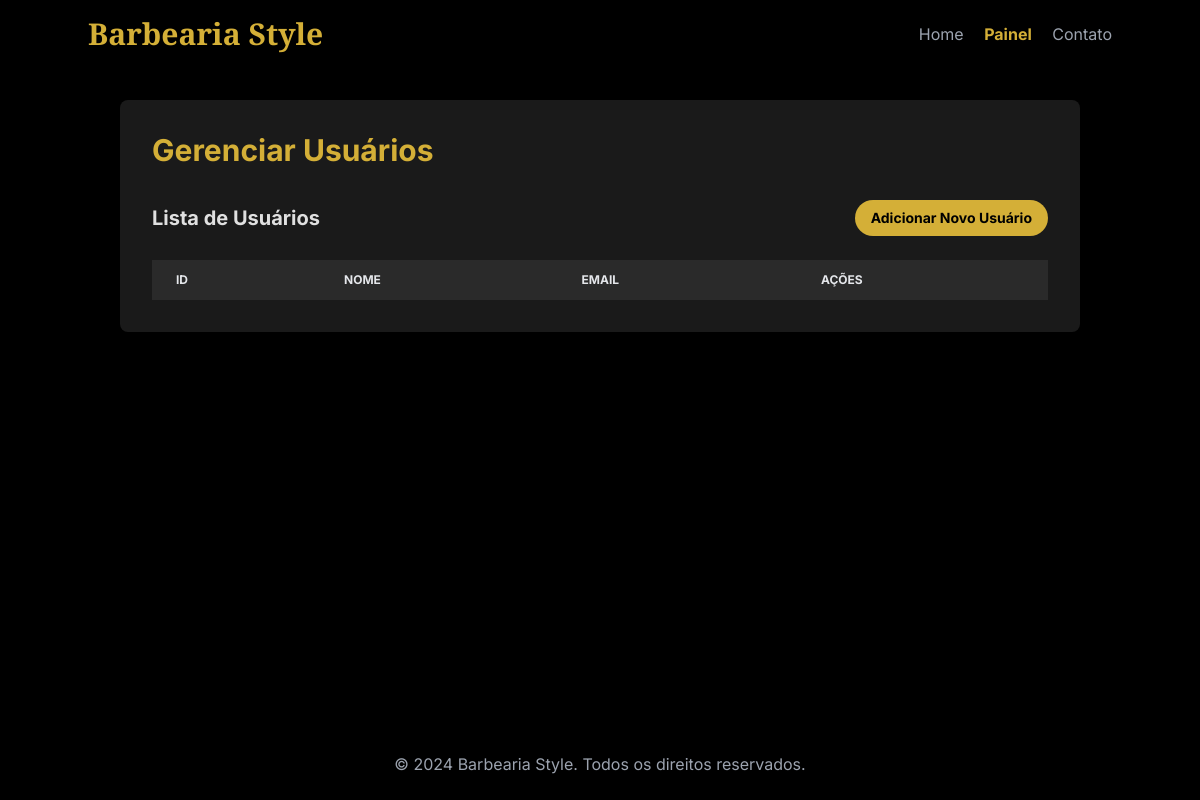
The page /usuarios on the database as committed earlier.
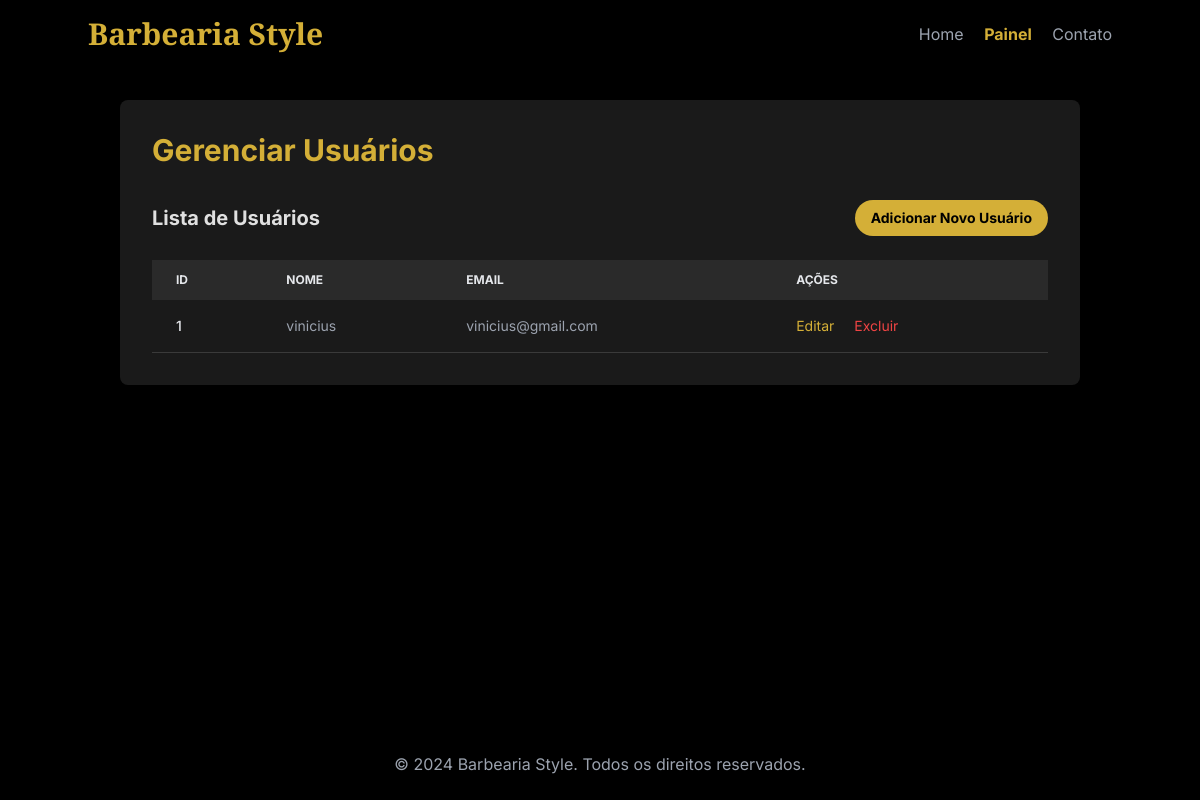
The same page on the database as committed later.
### tables this page shows
CREATE TABLE usuarios
                 (
                     id
                     INTEGER
                     PRIMARY
                     KEY
                     AUTOINCREMENT,
                     nome
                     TEXT
                     NOT
                     NULL,
                     email
                     TEXT
                     UNIQUE
                     NOT
                     NULL,
                     senha
                     TEXT
                     NOT
                     NULL
                 );

### app.py (the view)
@app.route('/usuarios')
def gerenciar_usuarios():
    conn = get_db_connection()
    usuarios = conn.execute('SELECT * FROM usuarios').fetchall()
    conn.close()
    return render_template('gerenciar_usuarios.html', usuarios=usuarios)

### app.py (called while the page is built)
def get_db_connection():
    conn = sqlite3.connect('database.db')
    conn.row_factory = sqlite3.Row
    return conn

### templates/gerenciar_usuarios.html (shortened to what this page needs)
<!DOCTYPE html>
<html lang="pt-BR">
<head>
    <script src="https://cdn.tailwindcss.com"></script>
</head>
<body class="antialiased flex flex-col min-h-screen">
    <header class="p-4 bg-black shadow-md">
        <nav class="container mx-auto flex justify-between items-center">
            <h1 class="text-3xl font-bold text-primary cinzel-font">Barbearia Style</h1>
            <div class="space-x-4">
                <a href="/" class="text-gray-400 hover:text-primary transition-colors duration-200">Home</a>
                <a href="/admin" class="text-primary font-bold">Painel</a>
                <a href="/contato" class="text-gray-400 hover:text-primary transition-colors duration-200">Contato</a>
            </div>
        </nav>
    </header>
    <main class="flex-grow p-8 container mx-auto">
        <div class="bg-card p-8 rounded-lg shadow-2xl">
            <h2 class="text-3xl font-bold text-primary mb-8">Gerenciar Usuários</h2>
            <div class="mb-6 flex justify-between items-center">
                <h3 class="text-xl font-bold">Lista de Usuários</h3>
                <a href="/adicionar_usuario" class="btn-primary px-4 py-2 rounded-full text-sm">Adicionar Novo Usuário</a>
            </div>
            <div class="overflow-x-auto">
                <table class="w-full text-sm text-left text-gray-400">
                    <thead class="text-xs text-gray-200 uppercase bg-[#2a2a2a]">
                        <tr>
                            <th scope="col" class="py-3 px-6">ID</th>
                            <th scope="col" class="py-3 px-6">Nome</th>
                            <th scope="col" class="py-3 px-6">Email</th>
                            <th scope="col" class="py-3 px-6">Ações</th>
                        </tr>
                    </thead>
                    <tbody>
                        {% for usuario in usuarios %}
                        <tr class="bg-card border-b border-[#3a3a3a]">
                            <td class="py-4 px-6 font-medium text-gray-200">{{ usuario['id'] }}</td>
                            <td class="py-4 px-6">{{ usuario['nome'] }}</td>
                            <td class="py-4 px-6">{{ usuario['email'] }}</td>
                            <td class="py-4 px-6">
                                <a href="{{ url_for('editar_usuario', id=usuario['id']) }}" class="text-primary hover:underline mr-4">Editar</a>
                                <a href="{{ url_for('excluir_usuario', id=usuario['id']) }}" class="text-red-500 hover:underline">Excluir</a>
                            </td>
                        </tr>
                        {% endfor %}
                    </tbody>
                </table>
            </div>
        </div>
    </main>
    <footer class="p-6 text-center text-gray-400 bg-black mt-auto">
        <p>&copy; 2024 Barbearia Style. Todos os direitos reservados.</p>
    </footer>
</body>
</html>

### templates/gerenciar_usuarios.html (style rules this page uses)
body { font-family: 'Inter', sans-serif; background-color: #000000; color: #E0E0E0; }
.cinzel-font { font-family: 'Cinzel', serif; }
.text-primary { color: #D4AF37; }
.bg-card { background-color: #1a1a1a; }
.btn-primary { background-color: #D4AF37; color: #000000; font-weight: 700; transition: background-color 0.2s; }

Rows that differ between the two databases and show on the page:
added usuarios: id "1", nome "vinicius", email "vinicius@gmail.com"
